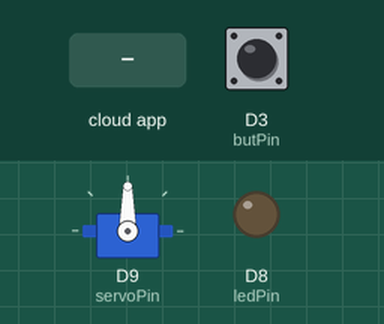
Simulated run of this sketch. Board: Arduino MKR. Parts: servo, output pins drawn as LEDs (lit = HIGH). The test bench sets the inputs (shaded band); at power-on: D3 (butPin) HIGH. WiFi joins after 1.5 s; servers stay silent unless stated; no MQTT or app messages arrive unless stated; what the sketch prints to the serial monitor is not drawn.

Above: at 2.3 s.
2.4 s: the phone or cloud app sets ledon to ON
At 2.7 s:
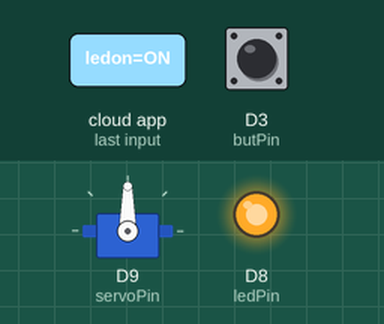
3.9 s: the phone or cloud app sets servo to ON
At 4.5 s:
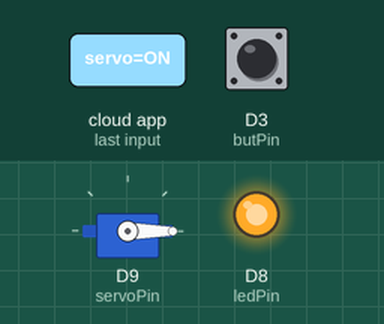
Timing chart, 0 to 6.9 s (numbered marks = the images above; inputs shaded):
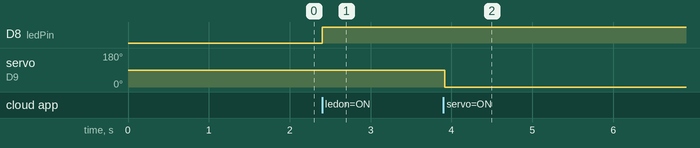

Measured:
- after the input at 2.4 s, D8 (ledPin): LOW → HIGH at once
- after the input at 3.9 s, servo on D9 (servoPin): 90° → 0° at once

The sketch:

Adarfuit_IO_MQTT.ino
```cpp
/*  Name: Adafruit_IO_MQTT
 *  Date Created: 1/06/2018
 *  Description: Connects to various Adafruit feeds for subscribing and publishing
 *  Connections:
 * 		D10 =>	WINC1500 Chip Select (Shield)
 * 		D9 	=>	Servo
 * 		D8	=>	Red LED
 * 		D7	=> 	WINC1500 Interrupt Out (Shield)
 * 		D5  =>	WINC1500 Hardware Reset (Shield)
 * 		D3  =>	Pushbutton
 * 		D2  =>	WINC1500 Enable (Shield)
 */

//  Include Relevant Libraries
#include <SPI.h>
#include <WiFi101.h>
#include <Servo.h>
#include "Adafruit_MQTT.h"
#include "Adafruit_MQTT_Client.h"

//  Declare WIFI Pins for the WINC1500
#define WINC_CS   10
#define WINC_IRQ  7
#define WINC_RST  5
#define WINC_EN   2

//  Declare WIFI credentials for local access point
char ssid[] = "Network ID";
char pass[] = "Password";
int status = WL_IDLE_STATUS;

//  Declare Adafruit Constants for Publish-Subscribe
#define AIO_SERVER      "io.adafruit.com"
#define AIO_SERVERPORT  1883
#define AIO_USERNAME    "Your Adafruit Username"
#define AIO_KEY         "Your Adafruit Key"

//  Set up the WIFI Client
WiFiClient client;
Adafruit_MQTT_Client mqtt(&client, AIO_SERVER, AIO_SERVERPORT, AIO_USERNAME, AIO_KEY);

//  Set up feeds for publishing and subscribing respectively
Adafruit_MQTT_Publish buttonPress = Adafruit_MQTT_Publish(&mqtt, AIO_USERNAME "/feeds/buttonpress");
Adafruit_MQTT_Subscribe ledon = Adafruit_MQTT_Subscribe(&mqtt, AIO_USERNAME "/feeds/ledon");
Adafruit_MQTT_Subscribe servo = Adafruit_MQTT_Subscribe(&mqtt, AIO_USERNAME "/feeds/servo");

//  Create the Servo Object
Servo myServo;

//  Define Pin Assignments
#define servoPin 9
#define ledPin 8
#define butPin 3

//  Declare variables and constants
uint8_t servoPos = 0;
uint8_t prevButtonCount = 0;
uint8_t firstRun = 1;
uint32_t buttonCount = 0;

void setup(){
  //  Initialise the WiFi pins
  WiFi.setPins(WINC_CS, WINC_IRQ, WINC_RST, WINC_EN);

  //  Initialise the Serial Port
  Serial.begin(115200);
  Serial.println(F("Adafruit IO using MQTT and WINC1500"));

  //  Initialise the Client
  Serial.println(F("Attempting to initialise the WINC1500 Shield"));
  if(WiFi.status() == WL_NO_SHIELD){
    Serial.println(F("WINC1500 not found"));
    while(1);
  } else {
    Serial.println(F("WINC1500 located on board!"));
  }

  //  Define pinModes
  pinMode(ledPin, OUTPUT);
  pinMode(butPin, INPUT_PULLUP);

  //  Declare the interrupt
  attachInterrupt(digitalPinToInterrupt(butPin), incrementButtonPresses, FALLING);

  //  Initialise the Servo Pin
  myServo.attach(servoPin);

  //  Create subscriptions
  mqtt.subscribe(&ledon);
  mqtt.subscribe(&servo);
}

void loop(){
  //  Check for a connection to the internet and Adafruit IO
  MQTT_connect();

  if(firstRun){
    buttonPress.publish(buttonCount);
    firstRun = 0;
  }

  //  Create a pointer to the subscribe object
  Adafruit_MQTT_Subscribe *subscription;
  while((subscription = mqtt.readSubscription(500))){
    //  If the subscription pertains to the ledon feed, do this
    if(subscription == &ledon){
      //  If the subscription said ON, do this
      if(!strcmp((char *)ledon.lastread, "ON")){
        digitalWrite(ledPin, HIGH);
      } else {
        digitalWrite(ledPin, LOW);
      }
    }
    //  If the subscription pertains to the servo feed, do this
    if(subscription == &servo){
    myServo.write(atoi((char *)servo.lastread));
    }
  }

  //  If buttonCount has increased, publish it
  if(prevButtonCount != buttonCount){
    buttonPress.publish(buttonCount);
  }

  //  Save the previous value for next loop
  prevButtonCount = buttonCount;
}

void incrementButtonPresses(){
  delay(10);
  if(digitalRead(butPin) == LOW){
    buttonCount++;
  }
}

void MQTT_connect(){
  //  Declare Variables and constants
  int8_t ret;
  uint8_t timeout = 10;

  //  If not connected, try to connect
  while(WiFi.status() != WL_CONNECTED) {
    //  Print data to the user
    Serial.print(F("Attempting to connect to SSID: "));
    Serial.println(ssid);

    // Connect to WPA/WPA2 network. Change this line if using open or WEP network:
    status = WiFi.begin(ssid, pass);

    //  Try until connected or timeout
    while(timeout && (WiFi.status() != WL_CONNECTED)) {
      timeout--;
      delay(1000);
    }
  }

  //  Return to loop if connected to the network
  if(mqtt.connected()) {
    return;
  }

  //  Print Data to the user
  Serial.println(F("Connecting to MQTT... "));

  //  If the WiFi remains disconnected run this
  while((ret = mqtt.connect()) != 0){
    Serial.println(mqtt.connectErrorString(ret));
    Serial.println("Retrying MQTT connection in 5 seconds...");
    mqtt.disconnect();
    delay(5000);
  }

  //  Print a success message
  Serial.println(F("MQTT Connected!"));
}
```
